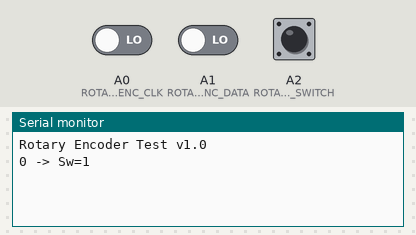
A sketch run on a simulated Arduino Uno, built with avr-gcc and run on an emulated ATmega328P. Shown: the last lines printed to the serial monitor. The inputs (shaded band) are chosen by the test bench; at power-on: A0 (ROTARY_ENC_CLK) LOW, A2 (ROTARY_ENC_SWITCH) HIGH, A1 (ROTARY_ENC_DATA) LOW.

Above: at 1.2 s.
1.3 s: A0 (ROTARY_ENC_CLK) driven HIGH
At 2.0 s:
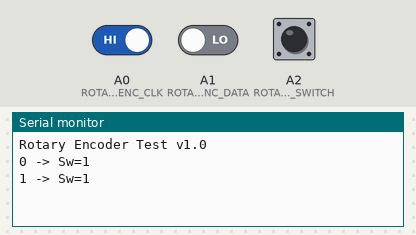
2.8 s: A0 (ROTARY_ENC_CLK) driven LOW
At 4.0 s:
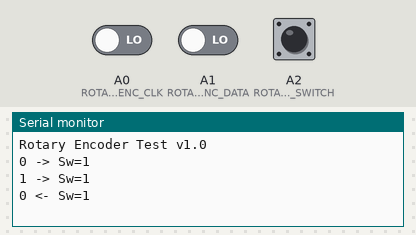
4.3 s: A2 (ROTARY_ENC_SWITCH) pulled LOW for 0.15 s
At 5.0 s:
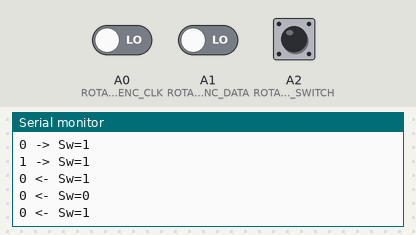

The sketch:

rotary_encoder_test.ino
```cpp
// Sample code for the KY-040 Rotary Encoder
// Polling method (read the encoder signal faster than it can change)

// To test, run the code and turn and push the encoder shaft.

#define ROTARY_ENC_CLK    A0  // Turn the knob
#define ROTARY_ENC_DATA   A1
#define ROTARY_ENC_SWITCH A2  // Push on the knob

bool clockwise = true;
int encoderTicks = 0;
int lastClkState = 0;
bool lastSwitchState = false;

void setup() {
  Serial.begin( 115200 );
  Serial.println( "Rotary Encoder Test v1.0" );
  pinMode(ROTARY_ENC_CLK, INPUT);
  pinMode(ROTARY_ENC_DATA, INPUT);
  pinMode(ROTARY_ENC_SWITCH, INPUT_PULLUP); // Need pull-up because switch is connected to ground

  lastClkState = digitalRead(ROTARY_ENC_CLK);
}

void loop() {
  // Start by assuming we don't have anything new to report
  bool newInformation = false;

  // Check if the encoder has moved
  int curClkState = digitalRead(ROTARY_ENC_CLK);
  if(curClkState != lastClkState) {
    // Encoder moved
    newInformation = true;

    // Check which direction
    if(digitalRead(ROTARY_ENC_DATA) != curClkState) {
      // CLK pin changed first so we're turning clockwise
      encoderTicks++;
      clockwise = true;
    }
    else {
      encoderTicks--;
      clockwise = false;
    }

    lastClkState = curClkState;
  }

  // Check the switch status
  bool curSwitchState = digitalRead(ROTARY_ENC_SWITCH);
  if(curSwitchState != lastSwitchState) {
    newInformation = true;
    lastSwitchState = curSwitchState;
  }

  if(newInformation) {
    // Print the encoder ticks, direction (+ = clockwise) and switch state
    Serial.print(encoderTicks);
    if(clockwise) {
      Serial.print(" -> Sw=");
    }
    else {
      Serial.print(" <- Sw=");
    }
    Serial.println(lastSwitchState);
  }
}
```

Measured:
- after the input at 1.3 s, the serial monitor: prints a new line at once (image 1)
- after the input at 2.8 s, the serial monitor: prints a new line at once (image 2)
- after the input at 4.3 s, the serial monitor: prints a new line at once (image 3)
